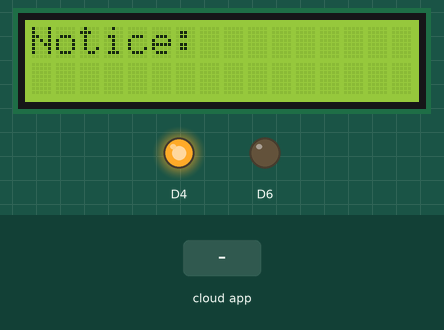
This sketch was run on a simulated ESP8266 (NodeMCU). On the bench: 16×2 character LCD, output pins drawn as LEDs (lit = HIGH). Inputs (shaded band) come from the test bench. WiFi joins after 1.5 s; servers stay silent unless stated; the Firebase database answers and starts empty; what the sketch prints to the serial monitor is not drawn.

Above: at 2.8 s.
2.9 s: the phone or cloud app sets Light to 1
At 4.1 s:
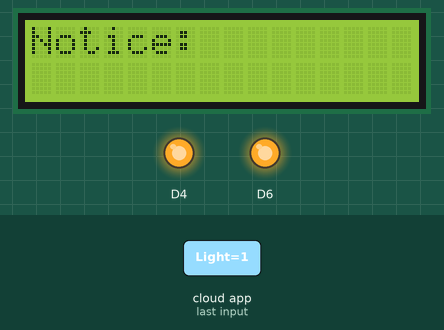
4.4 s: the phone or cloud app sets Notice to 1
At 5.3 s:
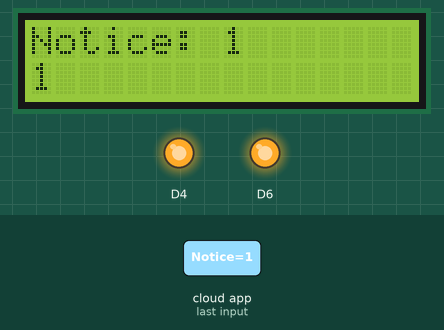
6.2 s: the phone or cloud app sets Notice to 0
At 7.6 s:
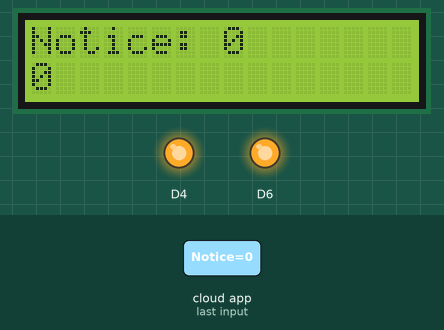
8.0 s: the phone or cloud app sets Light to 0
At 9.9 s:
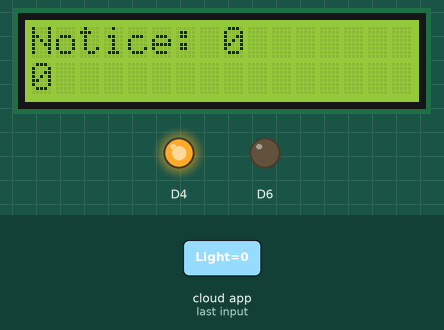
Timing chart, 0 to 11.4 s (numbered marks = the images above; inputs shaded):
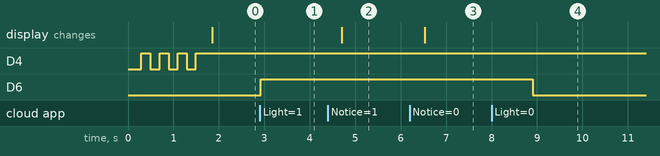

The sketch:

notice.ino
```cpp
#include "FirebaseESP8266.h"
#include <ESP8266WiFi.h>
#include <Wire.h>
#include <LiquidCrystal_I2C.h>


 #define FIREBASE_HOST "voicenotice-ee714-default-rtdb.firebaseio.com"  //Database link
 #define FIREBASE_AUTH "N5Q7C9xl7HcVMDiTB5QnGPeBghbUaBG3HpQXjU65"  //Database secrate

 #define WIFI_SSID "IOT_NOTICE"      //Router name
 #define WIFI_PASSWORD "00000000"  //Router password

 FirebaseData loadData;
 FirebaseJson json;

 LiquidCrystal_I2C lcd(0x27,16,2);


  String getNotice(){
  if (Firebase.getString(loadData, "/Notice")){
      return loadData.stringData();
    }
    return "0";
  }

  String getLight(){
  if (Firebase.getString(loadData, "/Light")){
      return loadData.stringData();
    }
    return "0";
  }


 void setup()
  {
   lcd.begin();
   lcd.backlight();


   pinMode(D4,OUTPUT);
   pinMode(D6,OUTPUT);

  Serial.begin(9600);

  WiFi.begin(WIFI_SSID, WIFI_PASSWORD);
  Serial.print("Connecting to Wi-Fi");

   lcd.setCursor(0,0);
   lcd.print("WiFi Connecting");
   lcd.setCursor(0,1);
   lcd.print("Please wait...");


  while (WiFi.status() != WL_CONNECTED)
  {
    digitalWrite(D4,0);
    Serial.print(".");
    delay(200);
    digitalWrite(D4,1);
    Serial.print(".");
    delay(200);

  }

  Serial.println();
  Serial.print("Connected with IP: ");
  Serial.println(WiFi.localIP());
  Serial.println();

  Firebase.begin(FIREBASE_HOST, FIREBASE_AUTH);
  Firebase.reconnectWiFi(true);

  }

  String data="",x="",y="";
  int in=0;

 void loop()
  {

    data=getNotice();
    in=data.indexOf('=');
    x=data.substring(0,in);
    y=data.substring(in+1);
    dis("Notice: "+x,y);
    delay(200);
    digitalWrite(D6,getLight()=="1");
    delay(200);


  }


  void dis(String a, String text){
  unsigned int i=0;
  lcd.clear();
  lcd.setCursor(0, 0);
  lcd.print(a);

  lcd.setCursor(0, 1);
  while(text[i]!='\0'){
  lcd.print(text[i]);

   if(i>=14)
  {
      lcd.command(0x18); //Scrolling text to Right
  }
   delay(200);
   i++;
   }
  }
```

Measured:
- after the input at 2.9 s, D6: LOW → HIGH at once
- after the input at 4.4 s, the display: changes after 0.31 s (image 2)
- after the input at 6.2 s, the display: changes after 0.33 s (image 3)
- after the input at 8.0 s, D6: HIGH → LOW after 0.91 s
